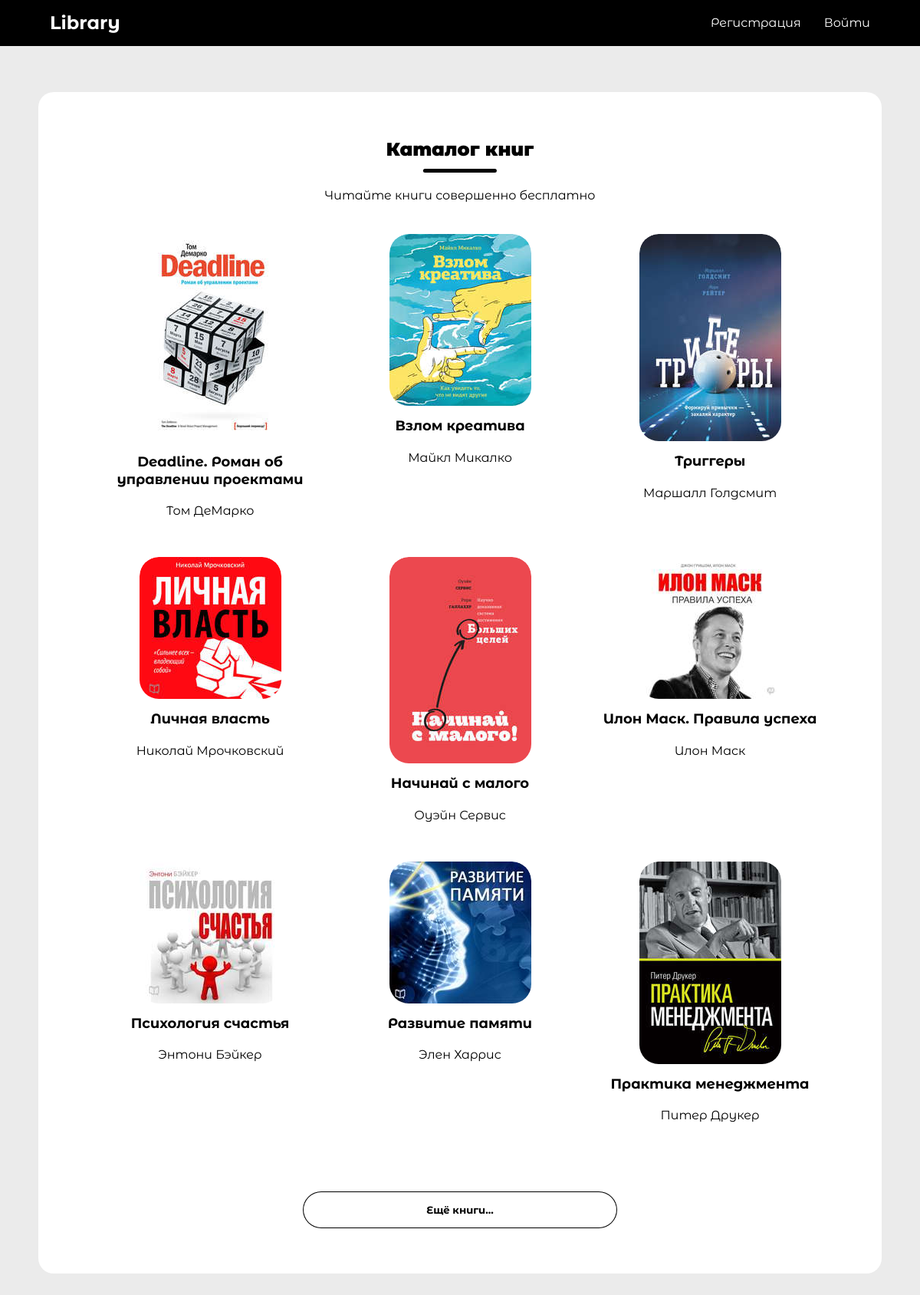
The page / on the database its author committed.
### tables this page shows
CREATE TABLE `books` (
  `id` int(11) NOT NULL,
  `img` varchar(100) NOT NULL,
  `title` varchar(100) NOT NULL,
  `author` varchar(100) NOT NULL,
  `description` text NOT NULL
);

### includes/db.php (called while the page is built, shortened)
<?php
class DB_connect
{
    public $connection;
    function __construct()
    {
        $this->connection = new mysqli(DB_SERVER, DB_USERNAME, DB_PASSWORD, DB_DATABASE);
    }
    function ret_obj()
    {
        return $this->connection;
    }
}

### includes/functions.php (the view, shortened to what this page needs)
<?php
include_once 'db.php';
class User
{
    public $db;
    public function __construct()
    {
        $this->db = new DB_connect();
        $this->db = $this->db->ret_obj();
    }
    public function books()
    {
        $limit = 9;
        echo '<div class="books__list" id="books__list">';
        $query = "SELECT * FROM `books` LIMIT $limit";
        $result = $this->db->query($query) or die($this->db->error);
        $video_id = '';
        while ($read_books = $result->fetch_array(MYSQLI_ASSOC)) {
            $video_id = $read_books['id'];
            $img = $read_books['img'];
            $title = $read_books['title'];
            $author = $read_books['author'];
            echo '<div class="books__item">
            <div class="item-books__img">
                <img src="../img/' . $img . '" alt="' . $title . '">
            </div>
            <h2 class="item-books__title">' . $title . '</h2>
            <span class="item-books__author">' . $author . '</span>';
            echo '</div>';
        }
        echo '</div>
    <div id="remove_row">';
        echo '<button class="button__read_more form-control" type="button" name="btn_more" data-vid="' . $video_id . '" id="btn_more">Ещё книги...</button>
    </div>';
    }
}

### index.php (shortened to what this page needs)
<?php
include_once 'includes/functions.php';
$user = new User();
?>
<!DOCTYPE html>
<html lang="ru">
<head>
    <link rel="stylesheet" href="../css/style.css">
    <link rel="stylesheet" href="../css/fonts.css">
</head>
<body>
    <header class="header">
        <div class="wrapper">
            <ul class="header__menu">
                <li><span class="link logo">Library</span></li>
            </ul>
            <ul class="header__menu">
                <li class="header__menu-elements">
                    <?php if (isset($_SESSION['name'])) { ?>
                        <a href="/" class="link">
                            <?php echo $_SESSION['name']; ?>
                        </a>
                        <ul class="submenu">
                            <li><a href="includes/chat.php">Сообщения</li>
                            <li><a href="includes/logout.php">Выйти</a></li>
                        </ul>
                </li>
            <?php } else { ?>
                <li>
                    <a href="includes/registration.php" class="link">Регистрация</a>
                <?php } ?>
                </li>
                <li><?php if (!isset($_SESSION['name'])) { ?>
                        <a href="includes/authorization.php" class="link">Войти</a>
                    <?php } ?>
                </li>
            </ul>
        </div>
    </header>
    <div class="wrapper">
        <span class="scrollup"></span>
        <section class="books">
            <h1 class="title">Каталог книг</h1>
            <p class="description">Читайте книги совершенно бесплатно</p>
            <?php $user->books(); ?>
        </section>
    </div>
</body>
</html>

### css/style.css (style rules this page uses)
* { margin: 0; padding: 0; box-sizing: border-box; list-style: none; text-decoration: none; font-family: 'Montserrat Alternates Regular'; }
body { position: relative; background-color: rgba(0,0,0,0.0784314); line-height: 1.25; height: 100%; }
div.wrapper { width: 1100px; margin: 0 auto; height: 100%; }
header.header { position: fixed; top: 0; left: 0; width: 100%; z-index: 1; background-color: #000; }
header.header > div.wrapper, footer.footer > div.wrapper { display: flex; justify-content: space-between; align-items: center; min-height: 60px; }
ul.header__menu { display: flex; }
ul.header__menu li, ul.header__menu-center li { position: relative; transition: .3s ease-in-out; -webkit-transition: .3s ease-in-out; -moz-transition: .3s ease-in-out; -ms-transition: .3s ease-in-out; -o-transition: .3s ease-in-out; }
span.link.logo { font-size: 24px; font-family: 'Montserrat Alternates Bold'; font-weight: 900; transition: .3s ease-in-out; -webkit-transition: .3s ease-in-out; -moz-transition: .3s ease-in-out; -ms-transition: .3s ease-in-out; -o-transition: .3s ease-in-out; }
ul.header__menu li a, ul.header__menu li span, ul.header__menu-center li a, ul.header__menu-center li span { cursor: pointer; display: block; color: #fff; line-height: 60px; padding: 0 15px; }
section.books { padding: 60px 40px; margin: 120px 0 120px 0; text-align: center; background-color: #fff; border-radius: 20px; -webkit-border-radius: 20px; -moz-border-radius: 20px; -ms-border-radius: 20px; -o-border-radius: 20px; }
h1.title { display: inline-block; position: relative; color: #000; font-family: 'Montserrat Alternates Black'; padding: 0 0 15px 0; }
h1.title::after { content: ''; position: absolute; left: 50%; bottom: 0; width: 50%; height: 5px; border-radius: 50px; background: #000; transform: translateX(-50%); -webkit-transform: translateX(-50%); -moz-transform: translateX(-50%); -ms-transform: translateX(-50%); -o-transform: translateX(-50%); -webkit-border-radius: 50px; -moz-border-radius: 50px; -ms-border-radius: 50px; -o-border-radius: 50px; }
p.description { display: block; margin: 20px 0; }
div.books__list { display: flex; flex-wrap: wrap; justify-content: center; }
div.books__item { display: flex; flex-direction: column; width: calc(90% / 3); padding: 10px; margin: 10px; }
div.item-books__img { display: block; margin: 0 auto; max-width: 185px; height: auto; overflow: hidden; border-radius: 25px; -webkit-border-radius: 25px; -moz-border-radius: 25px; -ms-border-radius: 25px; -o-border-radius: 25px; }
div.item-books__img img { border-radius: 25px; -webkit-border-radius: 25px; -moz-border-radius: 25px; -ms-border-radius: 25px; -o-border-radius: 25px; transition: .4s ease-in-out; -webkit-transition: .4s ease-in-out; -moz-transition: .4s ease-in-out; -ms-transition: .4s ease-in-out; -o-transition: .4s ease-in-out; }
h2.item-books__title { font-family: 'Montserrat Alternates Bold'; display: inline-block; margin: 10px 0; font-size: 18px; }
span.item-books__author { display: inline-block; margin: 10px 0; }
a.item-books__button, button.button__read_more { padding: 15px 10px; border-radius: 50px; cursor: pointer; outline: none; border: none; transition: .3s ease-in-out; -webkit-transition: .3s ease-in-out; -moz-transition: .3s ease-in-out; -ms-transition: .3s ease-in-out; -o-transition: .3s ease-in-out; }
button.button__read_more { margin-top: 60px; background: #fff; color: #000; box-shadow: 0 0 0 1px #000; min-width: 40%; font-family: 'Montserrat Alternates Bold'; transition: .3s ease-in-out; -webkit-transition: .3s ease-in-out; -moz-transition: .3s ease-in-out; -ms-transition: .3s ease-in-out; -o-transition: .3s ease-in-out; }
div#remove_row { display: block; width: 100%; }
.scrollup { width: 40px; height: 40px; opacity: .5; position: fixed; bottom: 180px; left: 45px; display: block; cursor: pointer; background: url('../img/icon_top.png') no-repeat; }

### rows shown on the page
books: img (picture), title "Deadline. Роман об управлении проектами", author "Том ДеМарко"
books: img+title (picture), title "Взлом креатива", author "Майкл Микалко"
books: img+title (picture), title "Триггеры", author "Маршалл Голдсмит"
books: img+title (picture), title "Личная власть", author "Николай Мрочковский"
books: img+title (picture), title "Начинай с малого", author "Оуэйн Сервис"
books: img (picture), title "Илон Маск. Правила успеха", author "Илон Маск"
books: img+title (picture), title "Психология счастья", author "Энтони Бэйкер"
books: img+title (picture), title "Развитие памяти", author "Элен Харрис"
books: img+title (picture), title "Практика менеджмента", author "Питер Друкер"
